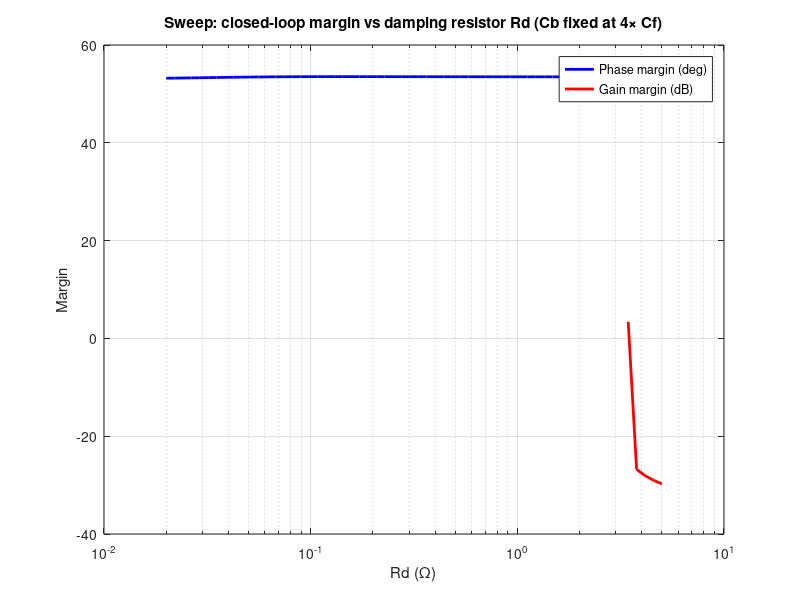
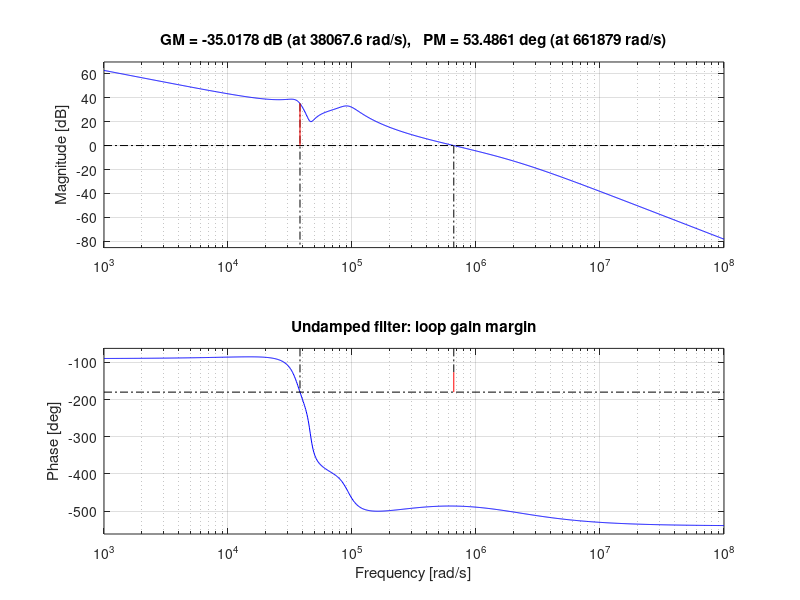
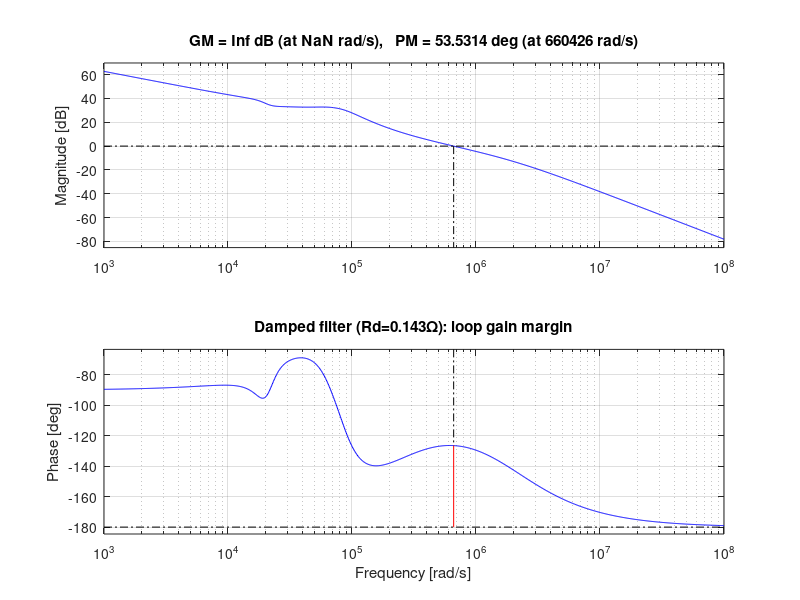
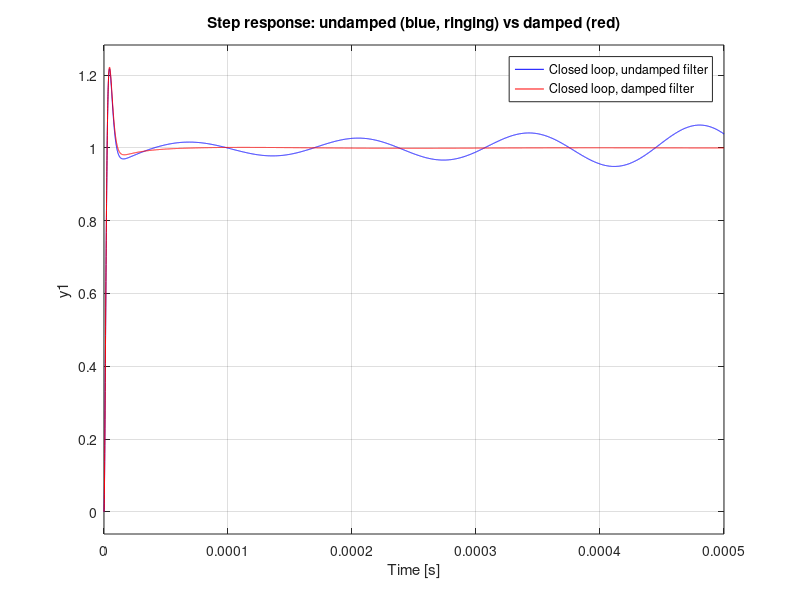

MATLAB code to generate these figures, in order: (Note: this script raises an error after producing the figures.)
%% 06 - Single-stage input filter damping (parallel Rd-Cb branch)
% Act 3, Scene 1: fix the Act-1 instability by damping the filter's
% resonant peak, WITHOUT quoting textbook "optimum damping" constants --
% instead, start from a reasonable rule-of-thumb branch and let a MATLAB
% sweep (re-running the actual EET + margin() calculation from script 04)
% find the Rd that maximizes phase margin for THIS converter/compensator.
%
% Topology: Rd in series with a DC-blocking cap Cb, the whole branch
% placed in PARALLEL with the filter capacitor Cf. Cb blocks DC so Rd
% carries no steady-state current -> no continuous power loss, only damps
% the resonant peak. This is the standard "parallel damping" approach.
%


close all; clear;
if ~exist('figures','dir'); mkdir('figures'); end

%% ---------------- Synchronous Buck converter parameters ----------------
L    = 1e-6; Rs = 30e-3; C = 200e-6; Resr = 0.8e-3;
Vg = 5; VM = 1; Vref = 1.8; H = 1; fs = 1e6;
Vout = Vref; D = Vout/Vg; Iout = 5; R = Vout/Iout;

s = tf('s');

wesr = 1/(C*Resr); wo = 1/sqrt(C*L);
Qload = R/sqrt(L/C); Qloss = sqrt(L/C)/(Resr+Rs);
Q = Qload*Qloss/(Qload+Qloss);
Gvdold = Vg*(1+s/wesr)/(1+(1/Q)*(s/wo)+(s/wo)^2);

ZC  = 1/(s*C) + Resr;
ZRC = minreal(ZC*R/(ZC+R));
ZL  = Rs + s*L;
ZD  = minreal((ZL + ZRC)/(D^2));
ZN  = tf(-(Rs + R)/(D)^2);

Gcm = 5.45; wL = 2*pi*8e3; wz = 2*pi*33e3; wp1 = 2*pi*300e3; wp2 = 2*pi*1e6;
Gc  = Gcm*(1+wL/s)*(1+s/wz)/(1+s/wp1)/(1+s/wp2);

%% ---------------- Undamped filter (baseline, from script 02/04) --------
Cf  = 47e-6; Lf = 10e-6; RLf = 10e-3;
ZCf_und = 1/(s*Cf);
ZLf     = s*Lf + RLf;
Zo_und  = minreal(ZCf_und*ZLf/(ZCf_und + ZLf));

Gvd_und = minreal(Gvdold*(1+Zo_und/ZN)/(1+Zo_und/ZD));
T_und   = H*(1/VM)*Gvd_und*Gc;
[Gm_u,Pm_u,~,~] = margin(T_und);
fprintf('Undamped:  GM = %5.2f dB, PM = %5.2f deg\n', 20*log10(Gm_u), Pm_u);

%% ---------------- Rule-of-thumb starting point --------------------------
R0 = sqrt(Lf/Cf);      % filter characteristic impedance
Cb = 4*Cf;              % common rule-of-thumb: blocking cap 3-4x Cf
Rd0 = R0;               % starting guess for the damping resistor
fprintf('Rule-of-thumb starting point: R0 = %5.3f ohm, Cb = %5.1f uF, Rd0 = %5.3f ohm\n', ...
    R0, Cb*1e6, Rd0);

%% ================= SWEEP Rd, evaluate closed-loop margin for each ========
Rd_vec = logspace(log10(0.02),log10(5),60);   % sweep ~20 mOhm to 5 ohm
PM_vec = zeros(size(Rd_vec));
GMdB_vec = zeros(size(Rd_vec));

for k = 1:length(Rd_vec)
    Rd = Rd_vec(k);
    Zdamp = Rd + 1/(s*Cb);              % Rd-Cb branch
    Zo_k  = minreal( (ZCf_und*ZLf*Zdamp) / (ZCf_und*ZLf + ZLf*Zdamp + ZCf_und*Zdamp) );
    Gvd_k = minreal(Gvdold*(1+Zo_k/ZN)/(1+Zo_k/ZD));
    T_k   = H*(1/VM)*Gvd_k*Gc;
    try
        [Gm_k,Pm_k,~,~] = margin(T_k);
        PM_vec(k) = Pm_k;
        GMdB_vec(k) = 20*log10(Gm_k);
    catch
        PM_vec(k) = NaN; GMdB_vec(k) = NaN;
    end
end

figure(1);
semilogx(Rd_vec,PM_vec,'b','LineWidth',2); hold on;
semilogx(Rd_vec,GMdB_vec,'r','LineWidth',2);
grid on; xlabel('Rd (\Omega)'); ylabel('Margin');
legend('Phase margin (deg)','Gain margin (dB)','Location','best');
title('Sweep: closed-loop margin vs damping resistor Rd (Cb fixed at 4\times Cf)');
saveas(gcf,'figures/06_Rd_sweep.png');

[best_PM, ibest] = max(PM_vec);
Rd_opt = Rd_vec(ibest);
fprintf('\nSweep result: best phase margin = %5.2f deg at Rd = %5.3f ohm\n', best_PM, Rd_opt);
fprintf('(Compare to rule-of-thumb guess Rd0 = %5.3f ohm -- use the sweep\n', Rd0);
fprintf(' value; the rule of thumb is only a starting point.)\n\n');

%% ================= Build damped filter at Rd_opt, re-check everything ====
Zdamp_opt = Rd_opt + 1/(s*Cb);
Zo_damped = minreal( (ZCf_und*ZLf*Zdamp_opt) / (ZCf_und*ZLf + ZLf*Zdamp_opt + ZCf_und*Zdamp_opt) );
Gvd_damped = minreal(Gvdold*(1+Zo_damped/ZN)/(1+Zo_damped/ZD));
T_damped = H*(1/VM)*Gvd_damped*Gc;

[Gm_d,Pm_d,Wcg_d,Wcp_d] = margin(T_damped);
fprintf('Damped (Rd=%5.3f ohm, Cb=%5.1f uF): GM = %5.2f dB, PM = %5.2f deg\n', ...
    Rd_opt, Cb*1e6, 20*log10(Gm_d), Pm_d);

figure(2);
margin(T_und); hold on;
title('Undamped filter: loop gain margin');
grid on;
saveas(gcf,'figures/06_margin_undamped.png');

figure(3);
margin(T_damped);
title(sprintf('Damped filter (Rd=%.3f\\Omega): loop gain margin',Rd_opt));
grid on;
saveas(gcf,'figures/06_margin_damped.png');

figure(4);
CL_und    = feedback(T_und,1);
CL_damped = feedback(T_damped,1);
step(CL_und,'b',CL_damped,'r',5e-4);
legend('Closed loop, undamped filter','Closed loop, damped filter','Location','best');
title('Step response: undamped (blue, ringing) vs damped (red)');
grid on;
saveas(gcf,'figures/06_step_response.png');

%% ================= Trade-off: attenuation cost of damping ===============
% Damping the resonant peak costs some rolloff/attenuation. Quantify it.
Hfilter_und    = 1/(s*Cf)/(1/(s*Cf) + s*Lf + RLf);
Hfilter_damped = minreal(Zo_damped/RLf * 0 + (1/(s*Cf+1/Zdamp_opt))/((1/(s*Cf+1/Zdamp_opt))+s*Lf+RLf)); %#ok<NASGU>
% (Simplify by directly evaluating the transfer function Vout_filter/Vin
%  for the damped network: Cf parallel with (Rd+1/sCb) as the shunt element)
Yshunt = s*Cf + 1/(Rd_opt + 1/(s*Cb));
Hfilter_damped = (1/Yshunt) / ( (1/Yshunt) + s*Lf + RLf );

ws = 2*pi*fs;
att_und    = -mag2db(abs(evalfr(Hfilter_und,1i*ws)));
att_damped = -mag2db(abs(evalfr(Hfilter_damped,1i*ws)));
fprintf('\nAttenuation at fs: undamped = %5.2f dB, damped = %5.2f dB (cost = %4.2f dB)\n', ...
    att_und, att_damped, att_und-att_damped);
fprintf('That''s the honest trade-off: stability margin bought at the price\n');
fprintf('of a bit of high-frequency attenuation. If that cost is too high,\n');
fprintf('see script 07 (two-stage filter) for another way to buy margin back.\n');
